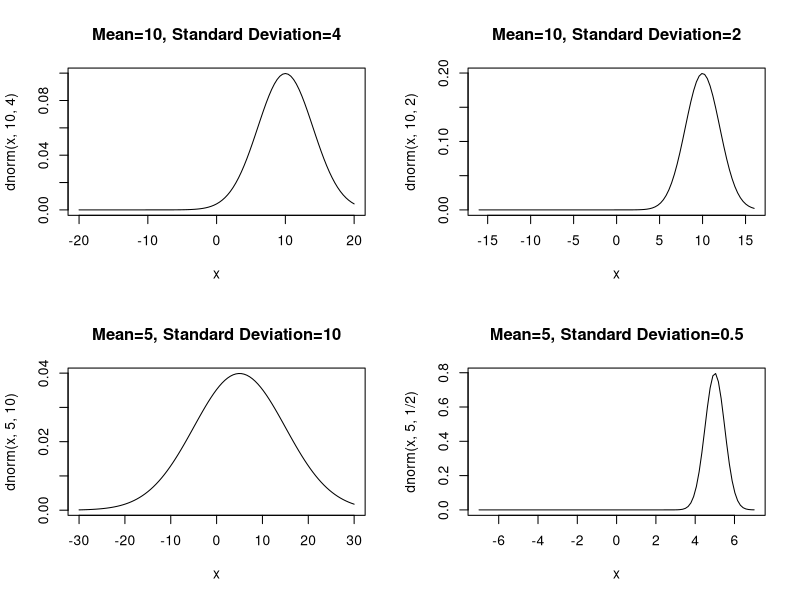
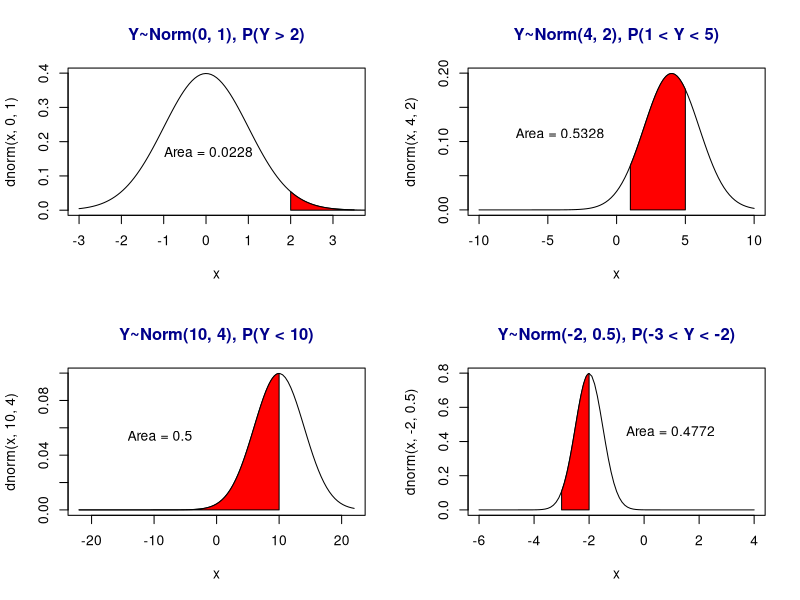
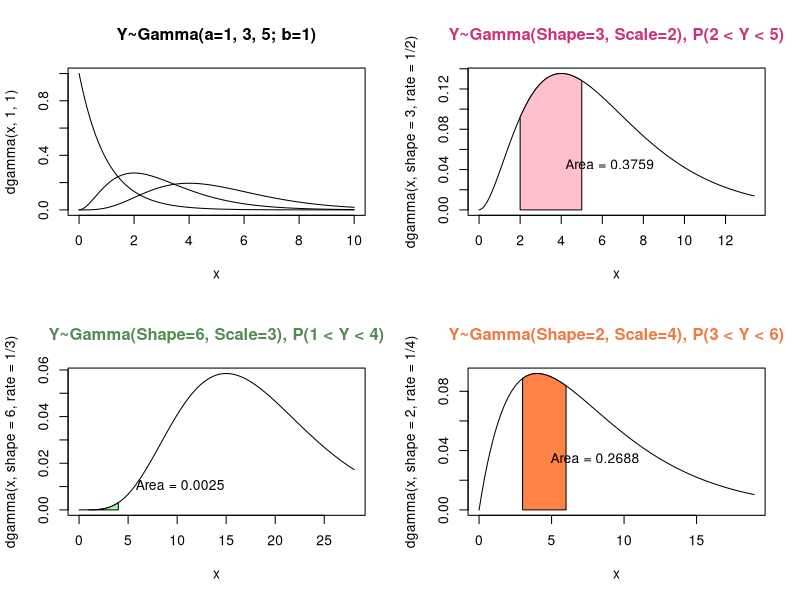

The R source for these figures, in order:
## ---- chunk 1
knitr::opts_chunk$set(echo = TRUE)
## ---- chunk 2
getwd()
## ---- chunk 3
#create layout matrix to hold graphs
layout_mat = matrix(c(1,2,3,4), nrow=2, ncol=2, byrow=TRUE)
layout(layout_mat)

#plot all density functions outlined in write-up
curve(dnorm(x, 10, 4), xlim=c(-20,20))
title(main="Mean=10, Standard Deviation=4")

curve(dnorm(x, 10, 2), xlim=c(-16,16))
title(main="Mean=10, Standard Deviation=2")

curve(dnorm(x, 5, 10), xlim=c(-30, 30))
title(main="Mean=5, Standard Deviation=10")

curve(dnorm(x, 5, 1/2), xlim=c(-7,7))
title(main="Mean=5, Standard Deviation=0.5")

#***********************
## ---- chunk 4

#new graphical layout
layout(layout_mat)

#normal curve
curve(dnorm(x, 0, 1), xlim=c(-3, 3.5))

#want to graph Y~Norm(0, 1), P(Y >= 2)
#this is equivalent to 1 - pnorm(2, 0, 1)

#find 1000 x-vals between 2-4 and corresponding yvalues
xvals = seq(2, 4, length = 1000)
yvals = dnorm(xvals, 0, 1)

#create polygon out of those values
polygon(c(2, xvals, 4), c(0, yvals, 0), col = "Red")

#embellish
title(main = list("Y~Norm(0, 1), P(Y > 2)", col="Dark blue"))

#probability, lower-tail
prob0 = round(1-pnorm(2), 4)

text(0.06030965, 0.1696105, paste("Area = ", prob0, sep=""))

#*********************************


#normal curve 2, mean = 4, standard distribution = 2
curve(dnorm(x, 4, 2), xlim=c(-10, 10))
xvals = seq(1, 5, length = 1000)
yvals = dnorm(xvals, 4, 2)
polygon(c(1, xvals, 5), c(0, yvals, 0), col="Red")
title(main = list("Y~Norm(4, 2), P(1 < Y < 5)", col="Dark blue"))

#probability
prob1 = round((pnorm(5, 4, 2) - pnorm(2, 4, 2)), 4)

text(-4.112206, 0.1118096, paste("Area = ", prob1, sep=""))

#******************************************


#normal curve 3, mean = 10, sd = 4, P(Y < 10)
curve(dnorm(x, 10, 4), xlim=c(-22, 22))
xvals = seq(-22, 10, length = 1000)
yvals = dnorm(xvals, 10, 4)
polygon(c(-22, xvals, 10), c(0, yvals, 0), col="Red")
title(main = list("Y~Norm(10, 4), P(Y < 10)", col="Dark blue"))

#probability
prob2 = round(pnorm(10, 10, 4), 4)

text(-9.046854, 0.05427733, paste("Area = ", prob2, sep=""))

#***************************


#normal curve 4, mean = -2, sd = 0.5, P(-3 < Y < -2)
curve(dnorm(x, -2, 0.5), xlim=c(-6, 4))
xvals = seq(-3, -2, length = 1000)
yvals = dnorm(xvals, -2, 0.5)
polygon(c(-3, xvals, -2), c(0, yvals, 0), col="Red")
title(main = list("Y~Norm(-2, 0.5), P(-3 < Y < -2)", col="Dark blue"))

#probability
prob3 = round((pnorm(-2, -2, 0.5) - pnorm(-3, -2, 0.5)), 4)

text(0.9567504, 0.4600625, paste("Area = ", prob3, sep=""))
## ---- chunk 5
#Y∼Gamma(shape=1,scale=1)
curve(dgamma(x, 1, 1), main="Y~Gamma(a=1, 3, 5; b=1)", xlim=c(0, 10))
title(col="blue")

#Y∼Gamma(shape=3,scale=1)
curve(dgamma(x, 3, 1), xlim=c(0, 10), add=TRUE)


#Y∼Gamma(shape=5,scale=1)
curve(dgamma(x, 5, 1),  xlim=c(0, 10), add=TRUE)
## ---- chunk 6

#******* Gamma with Probabilities *******

#Y~Gamma(shape=3,scale=2),P(2<Y<5)

#shape * scale_squared = variance
#let xlim = alpha + sqrt(3*variance)
alpha=3; beta_sq=4; xupper=alpha + 3*sqrt(alpha*beta_sq)

curve(dgamma(x, shape=3, rate=1/2), xlim=c(0, xupper))
xvals = seq(2, 5, length = 1000)
yvals = dgamma(xvals, 3, 1/2)
polygon(c(2, xvals, 5), c(0, yvals, 0), col="pink")
title(main = list("Y~Gamma(Shape=3, Scale=2), P(2 < Y < 5)", col="violetred3"))

#probability
prob0 = round(pgamma(5, 3, rate=1/2) - pgamma(2, 3, rate=1/2), 4)

text(x=6.362831, y=0.04506125, paste("Area = ", prob0, sep= ""))


#Y∼Gamma(shape=6,scale=3),P(1≤Y≤4)

#shape * scale_squared = variance
#let xlim = sqrt(3*sd)
alpha=6; beta_sq=9; xupper=alpha + 3*sqrt(alpha*beta_sq)

curve(dgamma(x, shape=6, rate=1/3), xlim=c(0, xupper))
xvals = seq(1, 4, length = 1000)
yvals = dgamma(xvals, 6, rate=1/3)
polygon(c(1, xvals, 4), c(0, yvals, 0), col="palegreen1")
title(main = list("Y~Gamma(Shape=6, Scale=3), P(1 < Y < 4)", col="palegreen4"))

#probability
prob1 = round(pgamma(4, 6, rate=1/3) - pgamma(1, 6, rate=1/3), 4)

text(x=10.30853, y=0.01062104, paste("Area = ", prob1, sep= ""))

#Y∼Gamma(shape=2,scale=4),P(3≤Y<6)

#shape * scale_squared = variance
#let xlim = sqrt(3*sd)
alpha=2; beta_sq=16; xupper=alpha + 3*sqrt(alpha*beta_sq)

curve(dgamma(x, shape=2, rate=1/4), xlim=c(0, xupper))
xvals = seq(3, 6, length = 1000)
yvals = dgamma(xvals, 2, rate=1/4)
polygon(c(3, xvals, 6), c(0, yvals, 0), col="sienna1")
title(main = list("Y~Gamma(Shape=2, Scale=4), P(3 < Y < 6)", col="sienna2"))

#probability
prob2 = round(pgamma(6, 2, rate=1/4) - pgamma(3, 2, rate=1/4), 4)

text(x=7.993025, y=0.03474664, paste("Area = ", prob2, sep= ""))

